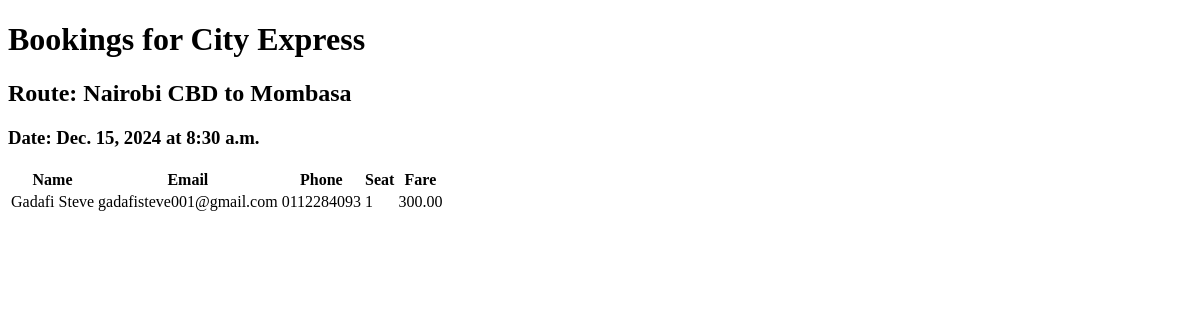
The page /schedule-bookings/?schedule_id=1 on the database as committed earlier.
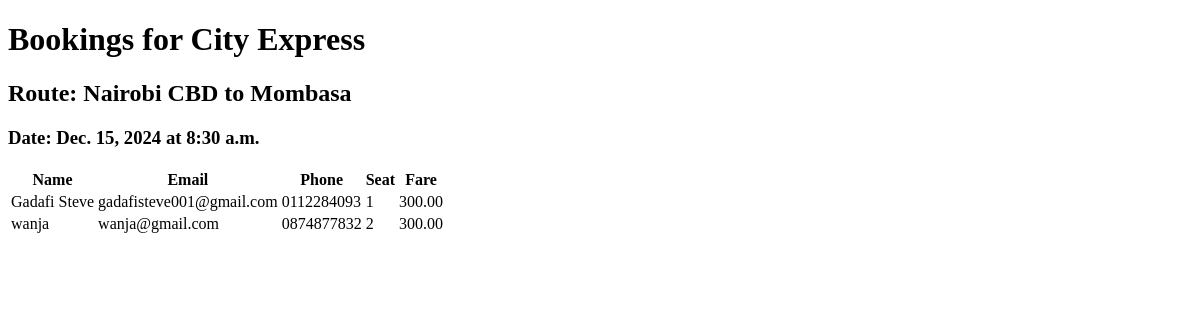
The same page on the database as committed later.
### main/models.py (models this page shows, shortened)
class Booking(models.Model):
    seat = models.OneToOneField(Seat, on_delete=models.CASCADE)
    name = models.CharField(max_length=100)
    email = models.EmailField()
    phone = models.CharField(max_length=100)
    fare = models.DecimalField(max_digits=10 , decimal_places=2)
    identification_number = models.CharField(max_length=50)

class Seat(models.Model):
    bus_schedule = models.ForeignKey(
        TravelSchedule, on_delete=models.CASCADE, null=True, blank=True
    )
    seat_number = models.CharField(max_length=5)
    is_reserved = models.BooleanField(default=False)
    bus = models.ForeignKey(Bus, on_delete=models.CASCADE, null=True, blank=True)  # Link seat to bus
    reservation_time = models.DateTimeField(null=True, blank=True)
    class Meta:
        constraints = [
            models.UniqueConstraint(fields=['seat_number', 'bus'], name='unique_seat_per_bus')
        ]

### main/views.py (the view)
# urls.py: path('schedule-bookings/', views.schedule_bookings_view, name='schedule_bookings'),
def schedule_bookings_view(request):
    schedule_id = request.GET.get('schedule_id')
    schedule = TravelSchedule.objects.get(id=schedule_id)
    bookings = Booking.objects.filter(
        seat__bus_schedule=schedule
    )
    return render(request, 'new/schedule_bookings.html', {
        'schedule': schedule,
        'bookings': bookings
    })

### templates/new/schedule_bookings.html
<!DOCTYPE html>
<html>
<body>
    <h1>Bookings for {{ schedule.bus.name }}</h1>
    <h2>Route: {{ schedule.boarding_location.name }} to {{ schedule.destination.name }}</h2>
    <h3>Date: {{ schedule.date_of_travel }} at {{ schedule.departure_time }}</h3>
    <table>
        <thead>
            <tr>
                <th>Name</th>
                <th>Email</th>
                <th>Phone</th>
                <th>Seat</th>
                <th>Fare</th>
            </tr>
        </thead>
        <tbody>
            {% for booking in bookings %}
            <tr>
                <td>{{ booking.name }}</td>
                <td>{{ booking.email }}</td>
                <td>{{ booking.phone }}</td>
                <td>{{ booking.seat.seat_number }}</td>
                <td>{{ booking.fare }}</td>
            </tr>
            {% endfor %}
        </tbody>
    </table>
</body>
</html>

Rows that differ between the two databases and show on the page:
added Booking: name "wanja", email "wanja@gmail.com", phone "0874877832", seat.seat_number "2", fare "300.00"
